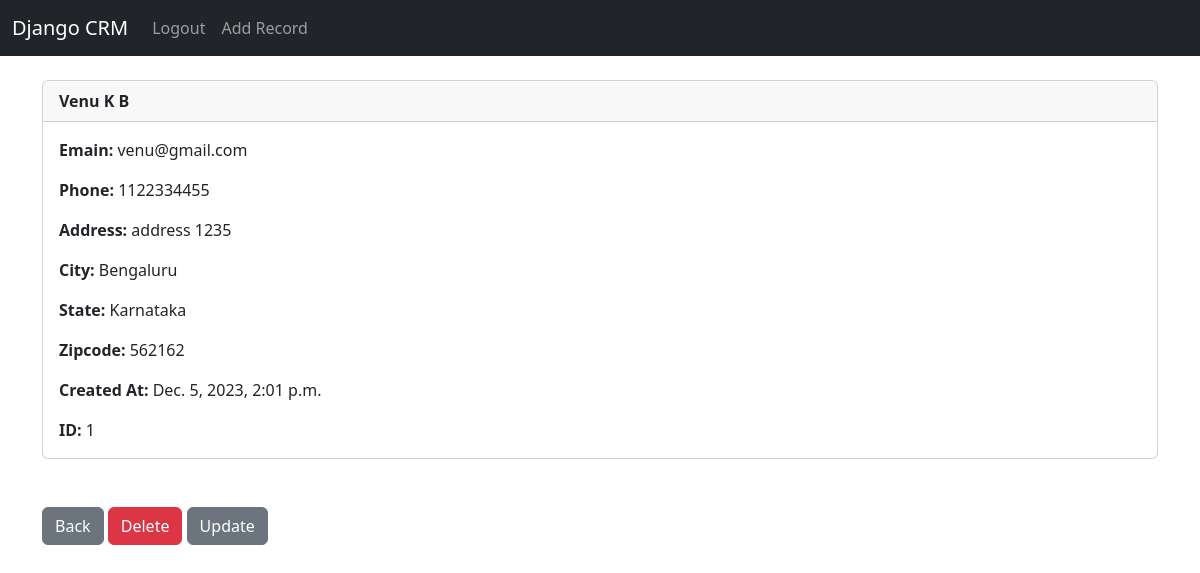
The page /record/1 (signed in) on the database its author committed.
### website/models.py (models this page shows, shortened)
class Record(models.Model):
    created_at = models.DateTimeField(auto_now_add = True)
    first_name = models.CharField(max_length=100)
    last_name = models.CharField(max_length=100)
    email = models.CharField(max_length=100)
    phone = models.CharField(max_length=15)
    address = models.CharField(max_length=100)
    city = models.CharField(max_length=100)
    state = models.CharField(max_length=100)
    zipcode = models.CharField(max_length=100)

### website/views.py (the view)
# urls.py: path('record/<int:pk>',views.customer_record, name='record'),
def customer_record(request, pk):
    if request.user.is_authenticated:
        customer_record = Record.objects.get(id=pk)
        return render(request, 'record.html',{'customer_record':customer_record})
    else:
        messages.success(request, "You Must be logged in to view that page..")
        return redirect('home')

### website/templates/record.html
{% extends 'base.html' %}
{% block content %}
<div class="card">
    <div class="card-header">
        <strong>{{ customer_record.first_name }} {{ customer_record.last_name }}</strong>
    </div>
    <div class="card-body">
        <p class="card-text">
            <strong>Emain: </strong>{{ customer_record.email }}<br/>
        </p>
        <p class="card-text">
            <strong>Phone: </strong>{{ customer_record.phone }}<br/>
        </p>
        <p class="card-text">
            <strong>Address: </strong>{{ customer_record.address }}<br/>
        </p>
        <p class="card-text">
            <strong>City: </strong>{{ customer_record.city }}<br/>
        </p>
        <p class="card-text">
            <strong>State: </strong>{{ customer_record.state }}<br/>
        </p>
        <p class="card-text">
            <strong>Zipcode: </strong>{{ customer_record.zipcode }}<br/>
        </p>
        <p class="card-text">
            <strong>Created At: </strong>{{ customer_record.created_at }}<br/>
        </p>
        <p class="card-text">
            <strong>ID: </strong>{{ customer_record.id }}<br/>
        </p>
    </div>
  </div>
<br/><br/>
<a href="{% url 'home' %}" class="btn btn-secondary">Back</a>
<a href="{% url 'delete_record' customer_record.id %}" class="btn btn-danger">Delete</a>
<a href="{% url 'update_record' customer_record.id %}" class="btn btn-secondary">Update</a>
{% endblock %}

### rows shown on the page
Record: first_name "Venu", last_name "K B", email "venu@gmail.com", phone "1122334455", address "address 1235", city "Bengaluru", state "Karnataka", zipcode "562162", created_at "Dec. 5, 2023, 2:01 p.m.", id "1"
